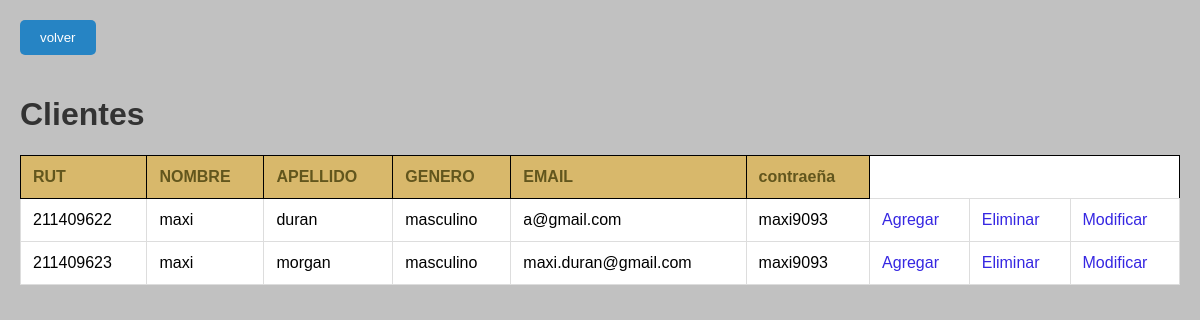
Before: /administrador/crud with the older database file.
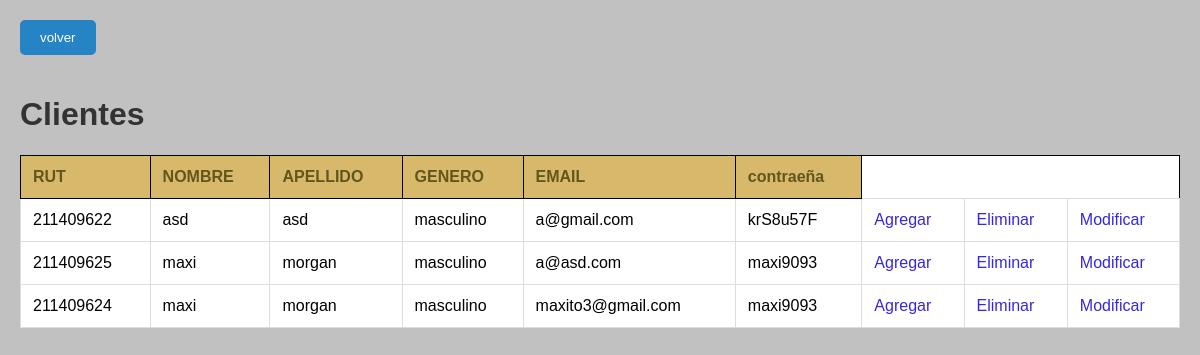
After: the same page with the newer database file.
### cliente/models.py (models this page shows, shortened)
class Cliente(models.Model):
    user = models.OneToOneField(User, on_delete=models.CASCADE)
    rut = models.CharField(primary_key=True, max_length=10)
    nombre = models.CharField(max_length=20)
    apellido_paterno = models.CharField(max_length=20)
    id_genero = models.ForeignKey('Genero',on_delete=models.CASCADE, db_column='idGenero')
    email = models.EmailField(unique=True, max_length=100, blank=True, null=True)
    contraseña=models.CharField(max_length=10, null=False)
    carrito=models.ForeignKey('Carrito',on_delete=models.CASCADE, db_column='idcarrito',null=True)

class Genero(models.Model):
    idgenero = models.CharField(primary_key=True,max_length=10)
    genero = models.CharField(max_length=20, blank=False, null=False)
    def __str__(self):
        return str(self.genero)

### administrador/views.py (the view)
# urls.py: path('crud',views.crud, name='crud'),
def crud(request):
    clientes=Cliente.objects.all()
    context={'clientes':clientes}
    return render(request, 'administrador/crud.html', context)

### administrador/templates/administrador/crud.html (shortened to what this page needs)
<!DOCTYPE html>
<html lang="en">
<head>
    {% load static %}
    <link rel="stylesheet" href="{% static  'css/juegos.css'%}">
</head>
<body>
  <button><a href="{% url 'admin' %}"> volver</a></button>
    <h1>Clientes</h1>
<table style="border: 1px solid black;">
    {% if clientes %}
    <th style="border: 1px solid black;">RUT</th>
    <th style="border: 1px solid black;">NOMBRE</th>
    <th style="border: 1px solid black;">APELLIDO</th>
    <th style="border: 1px solid black;">GENERO</th>
    <th style="border: 1px solid black;">EMAIL</th>
    <th style="border: 1px solid black;">contraeña</th>
    {% for cliente in clientes %}
  <tr>
    <td id="rut">{{cliente.rut}}</td>
    <td id="nombre">{{cliente.nombre}}
    <td id="apellido">{{cliente.apellido_paterno}}
    <td id="genero">{{cliente.id_genero}}
    <td id="email">{{cliente.email}}
      <td id="contraseña">{{cliente.contraseña}} </td>
      <td> <a href="{% url 'crearc' %}">Agregar</a></td>
    <td><a href="#" onclick="Eliminarproducto('{{ cliente.email }}')" >Eliminar</a></td>
    <td> <a id="btn" href="{% url 'clientes_edit' pk=cliente.rut %}"  >Modificar</a></td>
  </tr>
    {% endfor %}
{% endif %}
</body>
</html>

### administrador/static/css/juegos.css (style rules this page uses)
body { font-family: Arial, sans-serif; background-color: #c1c1c1; margin: 0; padding: 20px; }
button a { text-decoration: none; color: rgb(255, 255, 255); }
button { background-color: #2684c4; color: white; border: none; padding: 10px 20px; cursor: pointer; border-radius: 5px; margin-bottom: 20px; }
h1 { color: #333; }
table { width: 100%; border-collapse: collapse; margin-bottom: 20px; background-color: white; }
th, td { padding: 12px; text-align: left; border: 1px solid #ddd; }
th { background-color: #d8b86b; color: #62561d; }
a { color: #3627e2; text-decoration: none; }

Changed rows visible on the page:
removed Cliente: rut "211409623", nombre "maxi", apellido_paterno "morgan", id_genero "masculino", email "maxi.duran@gmail.com", contraseña "maxi9093"
changed Cliente "a@gmail.com": nombre "maxi" → "asd"; apellido_paterno "duran" → "asd"; contraseña "maxi9093" → "krS8u57F"
added Cliente: rut "211409625", nombre "maxi", apellido_paterno "morgan", id_genero "masculino", email "a@asd.com", contraseña "maxi9093"
added Cliente: rut "211409624", nombre "maxi", apellido_paterno "morgan", id_genero "masculino", email "maxito3@gmail.com", contraseña "maxi9093"
